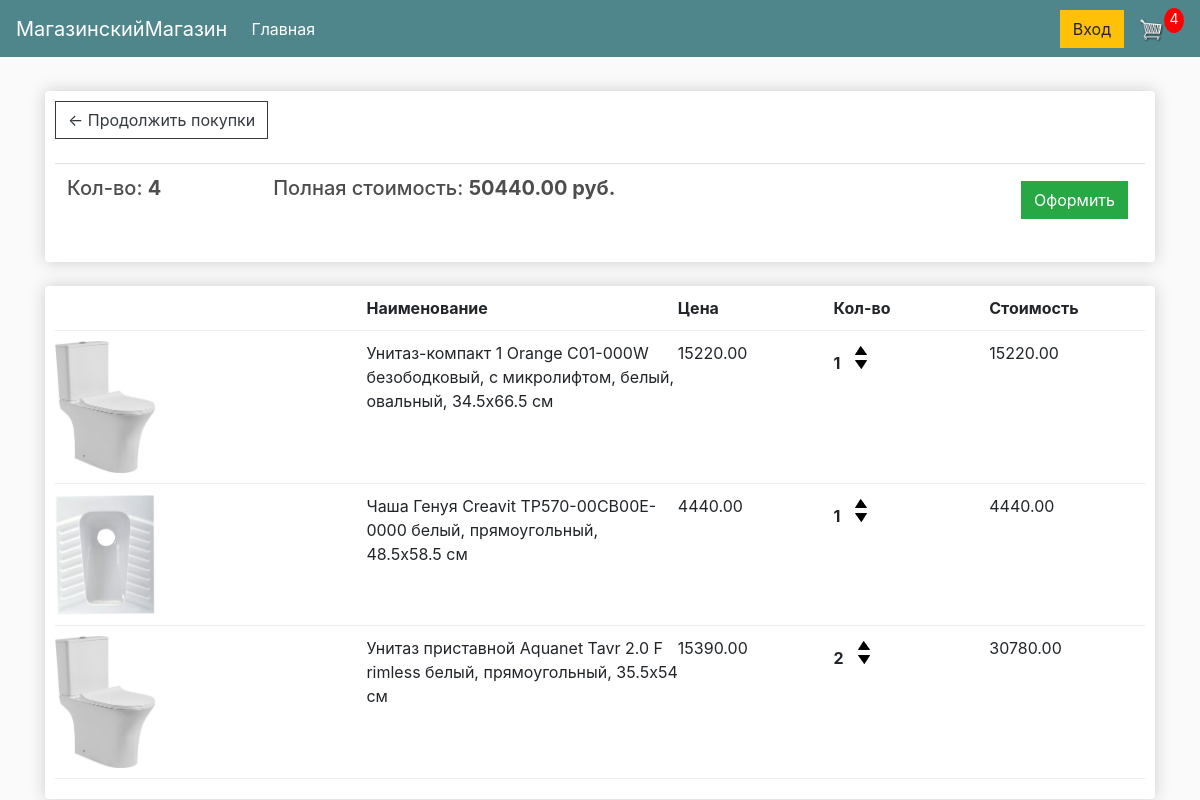
The app's page /cart/ (signed in), older data.
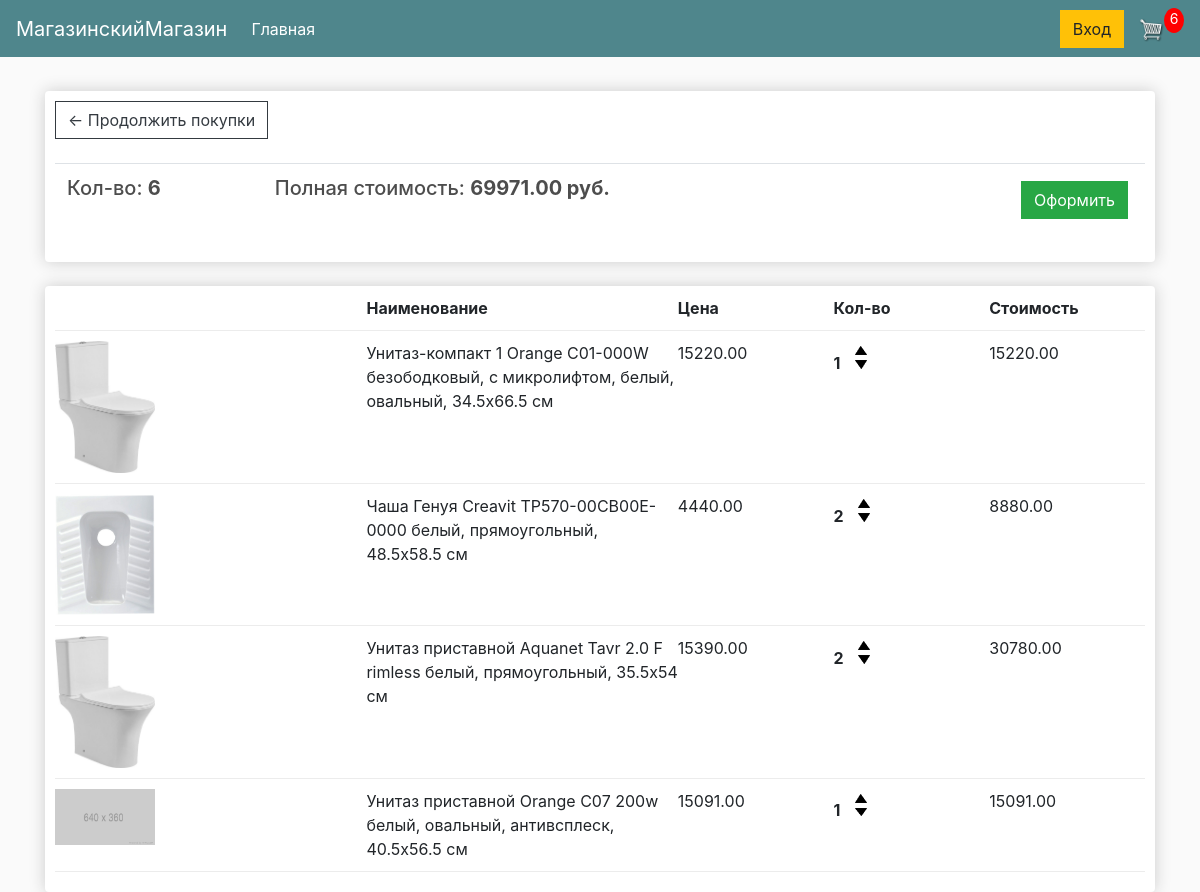
The same page, newer data.
### store/models.py (models this page shows, shortened)
class Order(models.Model):
    customer = models.ForeignKey(Customer, on_delete=models.SET_NULL, null=True, blank=True)
    date_ordered = models.DateTimeField(auto_now_add=True)
    completed = models.BooleanField(default=False)
    transaction_id = models.CharField(max_length=100, null=True)
    @property
    def get_cart_total(self):
        order_items = self.orderitem_set.all()
        total = sum([item.get_total for item in order_items])
        return total
    @property
    def get_cart_items(self):
        order_items = self.orderitem_set.all()
        total = sum([item.quantity for item in order_items])
        return total

class OrderItem(models.Model):
    product = models.ForeignKey(Product, on_delete=models.SET_NULL, null=True)
    order = models.ForeignKey(Order, on_delete=models.SET_NULL, null=True)
    quantity = models.IntegerField(default=0, null=True, blank=True)
    date_added = models.DateTimeField(auto_now_add=True)
    @property
    def get_total(self):
        total = self.product.price * self.quantity
        return total

class Product(models.Model):
    name = models.CharField(max_length=200)
    price = models.DecimalField(max_digits=10, decimal_places=2)
    digital = models.BooleanField(default=False, null=True, blank=True)
    image = models.ImageField(null=True, blank=True)

### store/views.py (the view)
# urls.py: path('cart/', views.cart, name='cart'),
def cart(request):
    if request.user.is_authenticated:
        customer = request.user.customer
        order, created = Order.objects.get_or_create(customer=customer, completed=False)
        items = order.orderitem_set.all()
        cartItems = order.get_cart_items
    else:
        items = []
        order = {'get_cart_total': 0, 'get_cart_items': 0}
        cartItems = order['get_cart_items']
    context = {'items': items, 'order': order, 'cartItems': cartItems}
    return render(request, 'store/cart.html', context)

### store/templates/store/cart.html
{% extends 'store/main.html' %}
{% load static %}
{% block content %}
    <div class="row">
        <div class="col-lg-12">
            <div class="box-element">
                <a class="btn btn-outline-dark" href="{% url 'store' %}">&#x2190; Продолжить покупки</a>
                <br>
                <br>
                <table class="table">
                    <tr>
                        <th><h5>Кол-во: <strong>{{ order.get_cart_items }}</strong></h5></th>
                        <th><h5>Полная стоимость: <strong>{{ order.get_cart_total}} руб.</strong></h5></th>
                        <th>
                            <a style="float: right; margin: 5px" class="btn btn-success" href="{% url 'checkout' %}">Оформить</a>
                        </th>
                    </tr>
                </table>
            </div>
            <br>
            <div class="box-element">
                <div class="cart-row">
                    <div style="flex: 2"></div>
                    <div style="flex: 2"><strong>Наименование</strong></div>
                    <div style="flex: 1"><strong>Цена</strong></div>
                    <div style="flex: 1"><strong>Кол-во</strong></div>
                    <div style="flex: 1"><strong>Стоимость</strong></div>
                </div>
                {% for item in items %}
                    <div class="cart-row">
                        <div style="flex: 2"><img class="row-image" src="{% if item.product.image %}{{ item.product.image.url }}{% else %}{% static 'images/placeholder.png' %}{% endif %}"> </div>
                        <div style="flex: 2">{{ item.product.name }}</div>
                        <div style="flex: 1">{{ item.product.price }}</div>
                        <div style="flex: 1">
                            <p class="quantity">{{ item.quantity }}</p>
                            <div class="quantity">
                                <img data-product="{{ item.product.id }}" data-action="add" class="chg-quantity update-cart" src="{% static 'images/arrow-up.png' %}">
                                <img data-product="{{ item.product.id }}" data-action="remove" class="chg-quantity update-cart" src="{% static 'images/arrow-down.png' %}">
                            </div>
                        </div>
                        <div style="flex: 1">{{ item.get_total }}</div>
                    </div>
                {% endfor %}
            </div>
        </div>
    </div>
{% endblock content %}

Row changes from the older to the newer data that the page shows:
changed through a linked row, Order: get_cart_items "4" → "6"; get_cart_total "50440.00" → "69971.00"
changed OrderItem "Чаша Генуя Creavit TP570-00CB00E-0000 белый, прямоугольный, 48.5x58.5 см": quantity "1" → "2"; get_total "4440.00" → "8880.00"
added OrderItem: product.name "Унитаз приставной Orange C07 200w белый, овальный, антивсплеск, 40.5x56.5 см", product.price "15091.00", quantity "1", get_total "15091.00"
Text that changed along with them:
{{ cartItems }}: "4" → "6"
